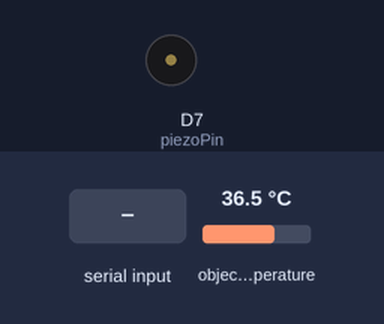
This sketch was run on a simulated ESP8266 (NodeMCU). On the bench: buzzer (waves = sounding). Inputs (shaded band) come from the test bench; at power-on: object temperature 36.5 °C. WiFi joins after 1.5 s; servers stay silent unless stated; uploads are accepted with an empty reply; what the sketch prints to the serial monitor is not drawn.

Above: at 3.7 s.
3.8 s: "1\n" received over Serial
6.3 s: "0\n" received over Serial
8.8 s: "2\n" received over Serial
11.3 s: object temperature set to 29.9 °C
At 14.2 s:
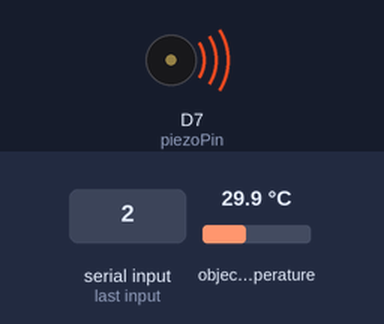
14.3 s: object temperature set to 29 °C
Timing chart, 0 to 18.3 s (numbered marks = the images above; inputs shaded):
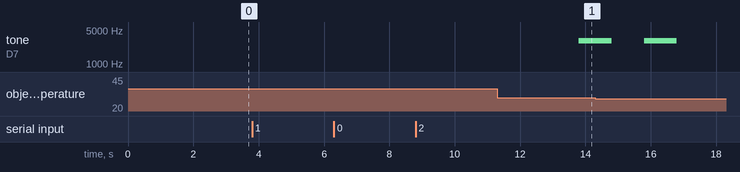

Measured:
- after the input at 3.8 s, every drawn part: stays the same
- after the input at 6.3 s, every drawn part: stays the same
- after the input at 8.8 s, every drawn part: stays the same

The sketch:

TEMP.ino
```cpp
#include <SparkFunMLX90614.h>

#include <ESP8266WiFi.h>
#include <WiFiClient.h>
#include <WiFiClientSecure.h>
#include <ESP8266HTTPClient.h>
#include <ESP8266mDNS.h>
#include <Wire.h> //Library for I2C Communication
#include <SparkFunMLX90614.h>  //Library for communication with MLX90614 IR Sensor

//Object responsible for communication with the infrared sensor
IRTherm sensor;

//Variable that will store the read temperature of the Person
float tempPerson;

//Variables for storing the Information about incoming person
String Name = "";
String Address = "";
String Contact = "";

//Specify digital pin on the Arduino that the positive lead of piezo buzzer is attached.
int piezoPin = D7;

const char* ssid = "Aakash";       //The name of your Local Wifi
const char* password = "mehta0000"; //Password of your Local Wifi
//WiFiClient client;
char server[] = "192.168.1.105";   //eg: 192.168.0.222

WiFiClientSecure client;

const char* host = "script.google.com";
const int httpsPort = 443;
String GAS_ID = "AKfycbyJXSUMb3PtjiVwNMZt1Y4wHmLJh_pFqTQMgoJZCyLY66_mD-Uak0fNPgx5eO0URz0w"; //--> spreadsheet script ID


void setup()
{
    //Initialise Serial monitor with baud rate of 9600
    Serial.begin(9600);
    Wire.begin(); //Joing I2C bus
    //Initialises Infrared Temperature Sensor
    sensor.begin();

    //Select temperature in Fahrenheit
    sensor.setUnit(TEMP_F);    //This sets the unit of temperature read by sensor in Fahrenheit

    delay(10); //Gives a delay of 10 ms

    // Connect to WiFi network
    Serial.println();
    Serial.println();
    Serial.print("Connecting to ");
    Serial.println(ssid);

    WiFi.begin(ssid, password);

    while (WiFi.status() != WL_CONNECTED) {
      delay(500);
      Serial.print(".");
    }
    Serial.println("");
    Serial.println("WiFi connected");

    // Start the server
    //  server.begin();
    Serial.println("Server started");

    //Prints the Local IP Address
    Serial.println(WiFi.localIP()); //Gets the WiFi shield's IP address and Print the IP address of serial monitor
    Serial.println();
    delay(1000);
  client.setInsecure();
}


void loop()
{
  //Taking the information of the incoming person
 Serial.print("Enter your name: ");
while (Serial.available() == 0)   //Wait for user input
 {

}
  Name = Serial.readString(); //Reading the Input string for name from Serial port and storing it in the variable Name

  Serial.println(Name);

 Serial.print("Enter your Address: ");
while (Serial.available() == 0)   //Wait for user input
 {

}
 Address = Serial.readString(); //Taking the address from the user

  Serial.println(Address);

  Serial.print("Enter your Contact: ");
while (Serial.available() == 0)   //Wait for user input
 {

}
  Contact = Serial.readString(); //Reading email id from user

  Serial.println(Contact);

  Serial.println("Please place your hand near the temperature sensor!");
  Serial.println();

      delay(4000);

  if (sensor.read())
  {
    tempPerson = sensor.object(); //Reading the temperature from the IR Sensor

    //Showing the temperature of the person on Monitor
    Serial.print("Your Temperature is: ");
    Serial.println(tempPerson);
    Serial.println();

    if(tempPerson >= 85.0)
    {
      //Turning ON the Sound Alarm
      tone(piezoPin, 3000);
      delay(1000);
      noTone(piezoPin);
      delay(1000);

      tone(piezoPin, 3000);
      delay(1000);
      noTone(piezoPin);
      delay(1000);

    }
    sendData(tempPerson); //Sending data to database
  }
}

void sendData(float tem)
{
  Serial.println("==========");
  Serial.print("connecting to ");
  Serial.println(host);

  //----------------------------------------Connect to Google host
  if (!client.connect(host, httpsPort)) {
    Serial.println("connection failed");
    return;
  }
  //----------------------------------------

  //----------------------------------------Processing data and sending data
  String string_temperature =  String(tem);

  String url = "/macros/s/" + GAS_ID + "/exec?temperature=" + string_temperature;
  Serial.print("requesting URL: ");
  Serial.println(url);

  client.print(String("GET ") + url + " HTTP/1.1\r\n" +
         "Host: " + host + "\r\n" +
         "User-Agent: BuildFailureDetectorESP8266\r\n" +
         "Connection: close\r\n\r\n");

  Serial.println("request sent");
  //----------------------------------------

  //----------------------------------------Checking whether the data was sent successfully or not
  while (client.connected()) {
    String line = client.readStringUntil('\n');
    if (line == "\r") {
      Serial.println("headers received");
      break;
    }
  }
  String line = client.readStringUntil('\n');
  if (line.startsWith("{\"state\":\"success\"")) {
    Serial.println("esp8266 CI successfull!");
  } else {
    Serial.println("esp8266 CI has failed");
  }
  Serial.print("reply was : ");
  Serial.println(line);
  Serial.println("closing connection");
  Serial.println("==========");
  Serial.println();
  //----------------------------------------
} 
```
